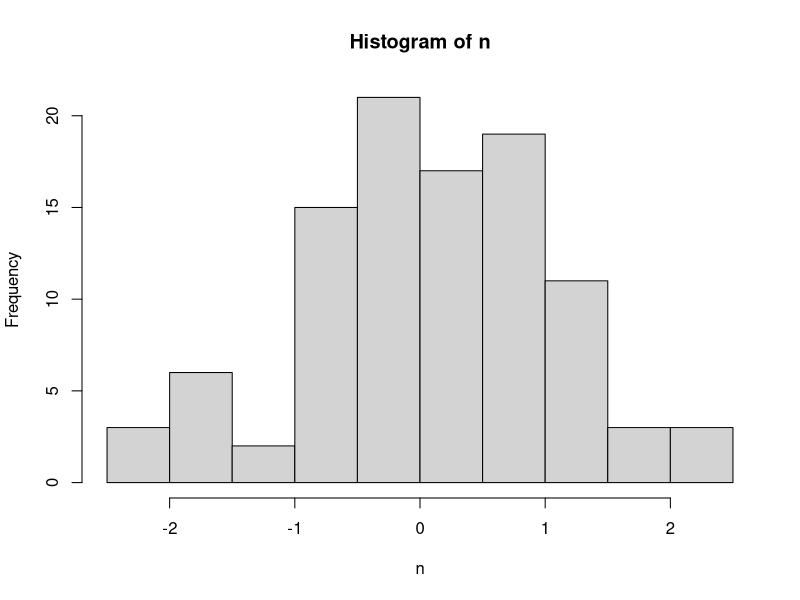
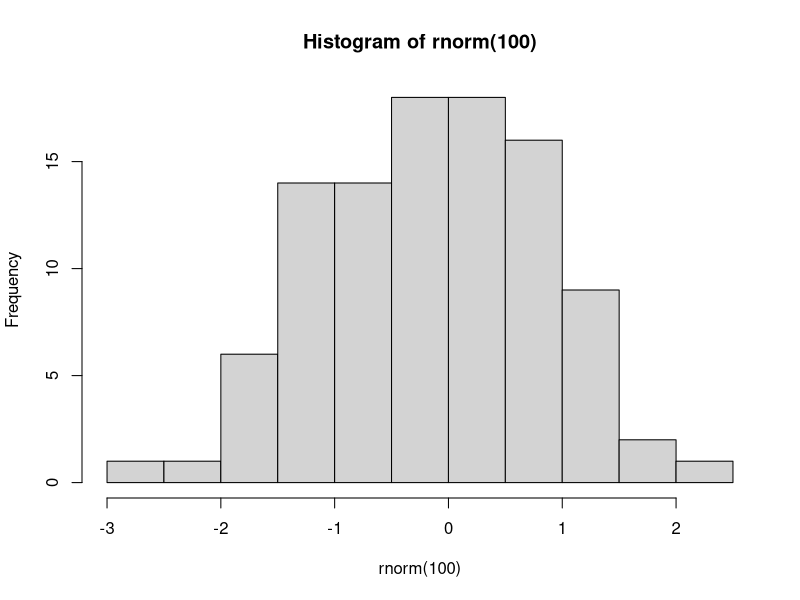

Recreate these plots in R, in order.
## ---- chunk 1
n <- rnorm(100) # 標準正規分布から100個値を取得し、nと名付ける

hist(n)　# nを用いてヒストグラムを描画
## ---- chunk 2
rnorm(100) |> 
  hist()
